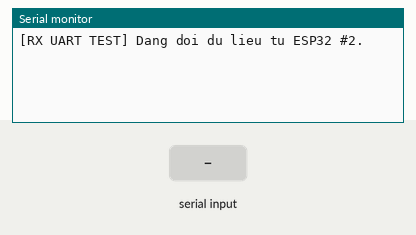
This sketch was run on a simulated ESP32. Parts: the last lines printed to the serial monitor. The test bench sets the inputs (shaded band).

Above: at 1.2 s.
1.3 s: "1\n" received over the second serial link
At 2.5 s:
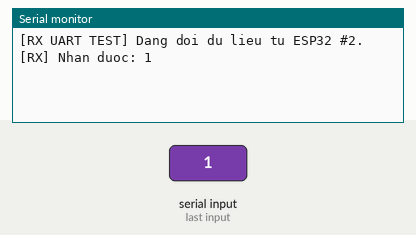
2.8 s: "0\n" received over the second serial link
At 3.7 s:
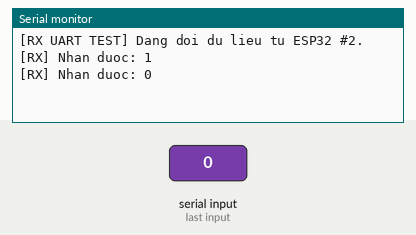
4.3 s: "2\n" received over the second serial link
At 4.8 s:
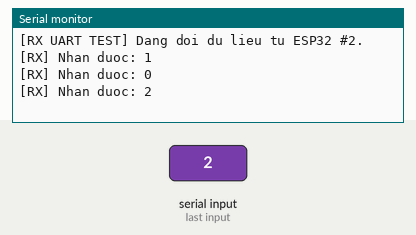

Measured:
- after the input at 1.3 s, the serial monitor: prints a new line at once (image 1)
- after the input at 2.8 s, the serial monitor: prints a new line at once (image 2)
- after the input at 4.3 s, the serial monitor: prints a new line at once (image 3)

The sketch:

RX_UART_TEST.ino
```cpp
#include <Arduino.h>

// Stage 1: receive ASCII lines from ESP32 #2 GPIO26 TX into GPIO16 RX.
static const int UART_RX_PIN = 16;
static const int UART_TX_PIN = 17;
static char lineBuffer[120];
static size_t lineLength = 0;

void setup() {
  Serial.begin(115200);
  Serial2.begin(115200, SERIAL_8N1, UART_RX_PIN, UART_TX_PIN);
  Serial.println("[RX UART TEST] Dang doi du lieu tu ESP32 #2.");
}

void loop() {
  while (Serial2.available() > 0) {
    const char c = (char)Serial2.read();
    if (c == '\n') {
      lineBuffer[lineLength] = '\0';
      Serial.printf("[RX] Nhan duoc: %s\n", lineBuffer);
      lineLength = 0;
    } else if (c != '\r' && lineLength < sizeof(lineBuffer) - 1) {
      lineBuffer[lineLength++] = c;
    } else if (lineLength >= sizeof(lineBuffer) - 1) {
      lineLength = 0;
    }
  }
}
```
